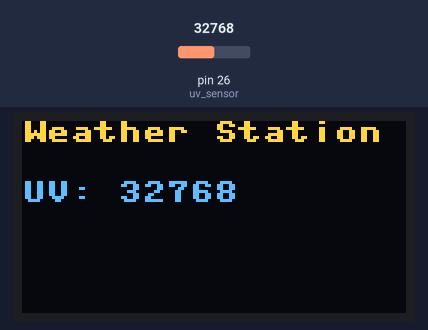
A program run on a simulated MicroPython board. On the bench: 128×64 one-colour display. The test bench sets the inputs (shaded band); at power-on: pin 26 (uv_sensor) = 32768 (analog values on the 0–65535 scale). The OLED is the two-colour kind (top 16 rows yellow).

Above: at 1.2 s.
1.3 s: pin 26 (uv_sensor) set to 45874
At 2.9 s:
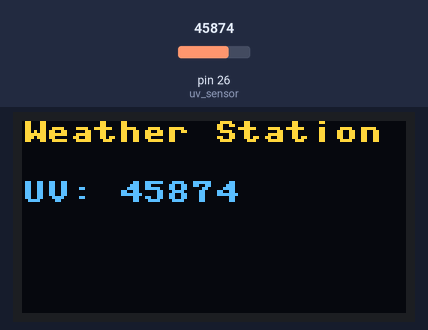
4.0 s: pin 26 (uv_sensor) set to 57670
At 5.3 s:
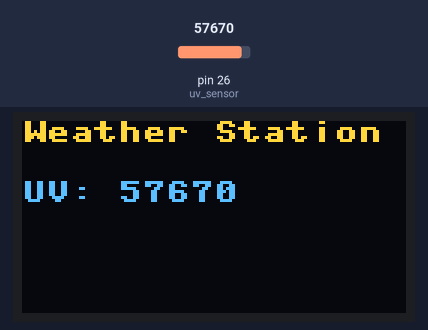
6.7 s: pin 26 (uv_sensor) set to 65535
At 9.0 s:
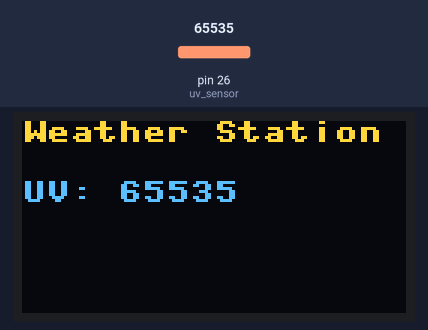
Timing chart, 0 to 10.5 s (numbered marks = the images above; inputs shaded):
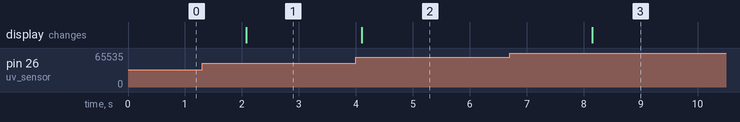

The program:

UV_sensor_screen_example.py
```python
import machine
import ssd1306
import time

i2c = machine.I2C(1, scl=machine.Pin(7), sda=machine.Pin(6))

oled_width = 128
oled_height = 64
oled = ssd1306.SSD1306_I2C(oled_width, oled_height, i2c)

uv_sensor = machine.ADC(machine.Pin(26))

def display_data():
    try:
        uv_value = uv_sensor.read_u16()

        oled.fill(0)
        oled.text("Weather Station", 0, 0)
        oled.text(f"UV: {uv_value}", 0, 20)
        oled.show()
    except OSError as e:
        print(f"Error displaying data: {e}")

while True:
    display_data()
    time.sleep(2)  # Update display every 2 seconds
```

Measured:
- after the input at 1.3 s, the display: changes after 0.78 s (image 1)
- after the input at 4.0 s, the display: changes after 0.10 s (image 2)
- after the input at 6.7 s, the display: changes after 1.4 s (image 3)
